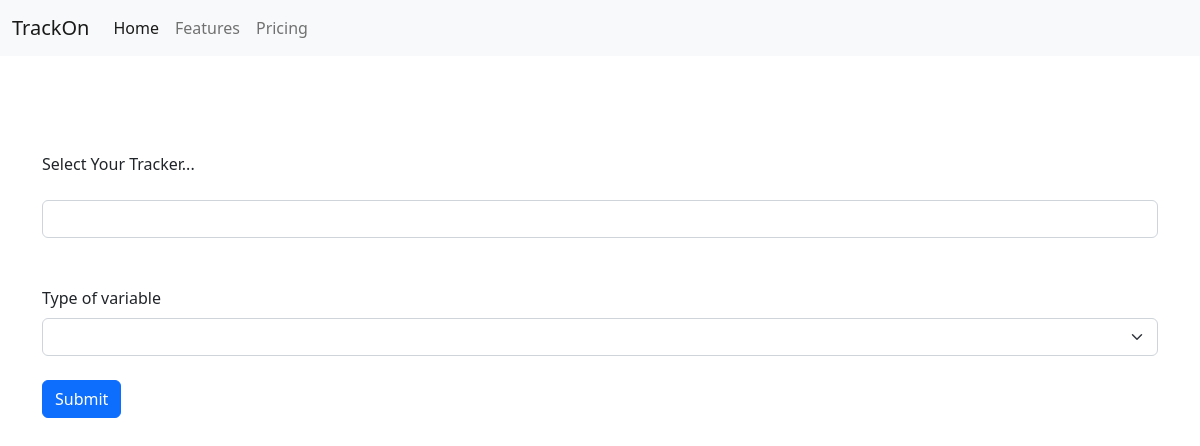
Before: / with the older database file.
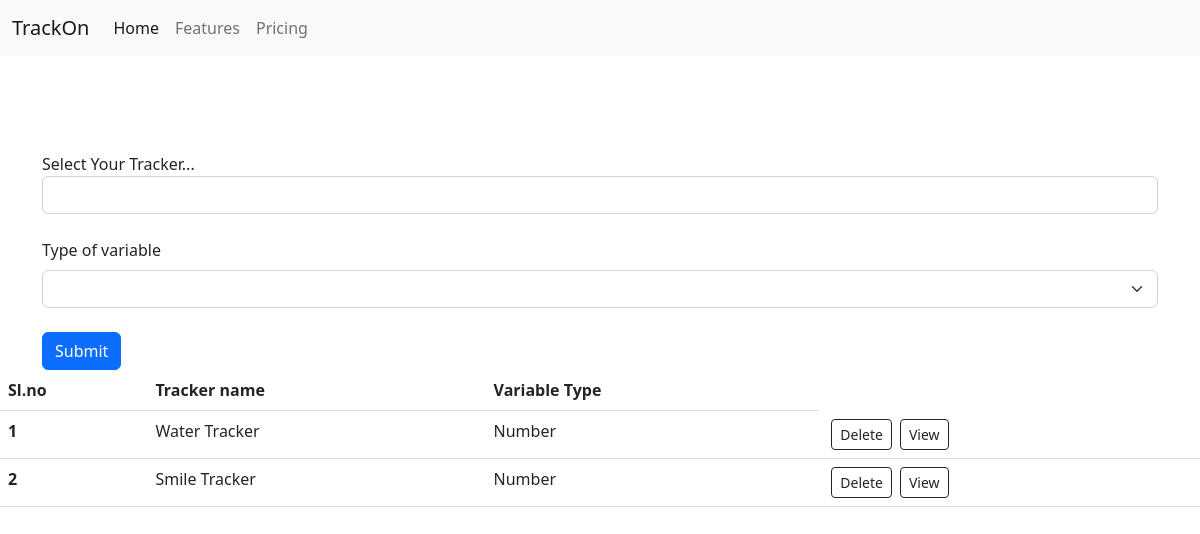
After: the same page with the newer database file.
### app.py (models this page shows, shortened)
class tracker(db.Model):
    sno=db.Column(db.Integer, primary_key=True)
    tracker_name=db.Column(db.String(300),nullable=False, unique=True)
    task_value_type=db.Column(db.String(20), nullable=False)

### app.py (the view, shortened to what this page needs)
@app.route('/', methods=['GET','POST'])
def hello_world():
    outputpage=tracker.query.all()
    return render_template('index.html',outpage=outputpage)

### templates/index.html (shortened to what this page needs)
<!doctype html>
<html lang="en">
<head>
    <link href="https://cdn.jsdelivr.net/npm/bootstrap@5.2.0-beta1/dist/css/bootstrap.min.css" rel="stylesheet"
>
</head>
<body>
    <nav class="navbar navbar-expand-lg bg-light">
        <div class="container-fluid">
            <a class="navbar-brand" href="/">TrackOn</a>
            <div class="collapse navbar-collapse" id="navbarNav">
                <ul class="navbar-nav">
                    <li class="nav-item">
                        <a class="nav-link active" aria-current="page" href="#">Home</a>
                    </li>
                    <li class="nav-item">
                        <a class="nav-link" href="#">Features</a>
                    </li>
                    <li class="nav-item">
                        <a class="nav-link" href="#">Pricing</a>
                    </li>
                </ul>
            </div>
        </div>
    </nav>
    <br><br><br><br>
    {% if outpage|length == 0 %}
    <div class="container">
        <form action="/" method="POST">
            <div class="form">
                <label for="inputState">Select Your Tracker...</label><br><br>
                <select id="inputState" class="form-control" name="track_variable">
                    <option selected></option>
                    <option>Sleep Tracker</option>
                </select><br><br>
                <label for="inputState" class="form-label">Type of variable</label>
                <select id="inputState" class="form-select" name="track_type">
                    <option selected></option>
                    <option>Boolean</option>
                </select><br>
                <button type="submit" class="btn btn-primary">Submit</button>
            </div>
        </form>
    </div>
    {% else %}
        {% if outpage|length == 6 %}
        <table class="table">
            <thead>
                <tr>
                    <th scope="col">Sl.no</th>
                    <th scope="col">Tracker name</th>
                    <th scope="col">Variable Type</th>
                </tr>
            </thead>
            <tbody>
                {% for inpt in outpage %}
                <tr>
                    <th scope="row">{{loop.index}}</td>
                    <td>{{inpt.tracker_name}}</td>
                    <td>{{inpt.task_value_type}}</td>
                    <td> <a href="/delete/{{inpt.sno}}" type="button"
                            class="btn btn-outline-dark btn-sm mx-1">Delete</button></td>
                </tr>
                {% endfor %}
        {% else %}
        <div>
        <table class="table">
            <thead>
                <tr>
                    <th scope="col">Sl.no</th>
                    <th scope="col">Tracker name</th>
                    <th scope="col">Variable Type</th>
                </tr>
            </thead>
            <tbody>
                {% for inpt in outpage %}
                <tr>
                    <th scope="row">{{loop.index}}</td>
                    <td>{{inpt.tracker_name}}</td>
                    <td>{{inpt.task_value_type}}</td>
                    <td> <a href="/delete/{{inpt.sno}}" type="button"
                            class="btn btn-outline-dark btn-sm mx-1">Delete</button>
                            <a href="/view/{{inpt.sno}}" type="button"
                            class="btn btn-outline-dark btn-sm mx-1">View</button></td>
                </tr>
                {% endfor %}
            </div>
                <div class="container">
                    <form action="/" method="POST">
                        <div class="form">
                            <label for="inputState">Select Your Tracker...</label><br>
                            <select id="inputState" class="form-control" name="track_variable">
                                <option selected></option>
                                <option>Sleep Tracker</option>
                            </select><br>
                            <label for="inputState" class="form-label">Type of variable</label>
                            <select id="inputState" class="form-select" name="track_type">
                                <option selected></option>
                                <option>Boolean</option>
                            </select><br>
                            <button type="submit" class="btn btn-primary">Submit</button>
                        </div>
                    </form>
                </div>
        {% endif %}
    {% endif %}
</body>
</html>

Changed rows visible on the page:
added tracker: tracker_name "Water Tracker", task_value_type "Number"
added tracker: tracker_name "Smile Tracker", task_value_type "Number"
Other visible differences:
text now shown: "Sl.no Tracker name Variable Type"
